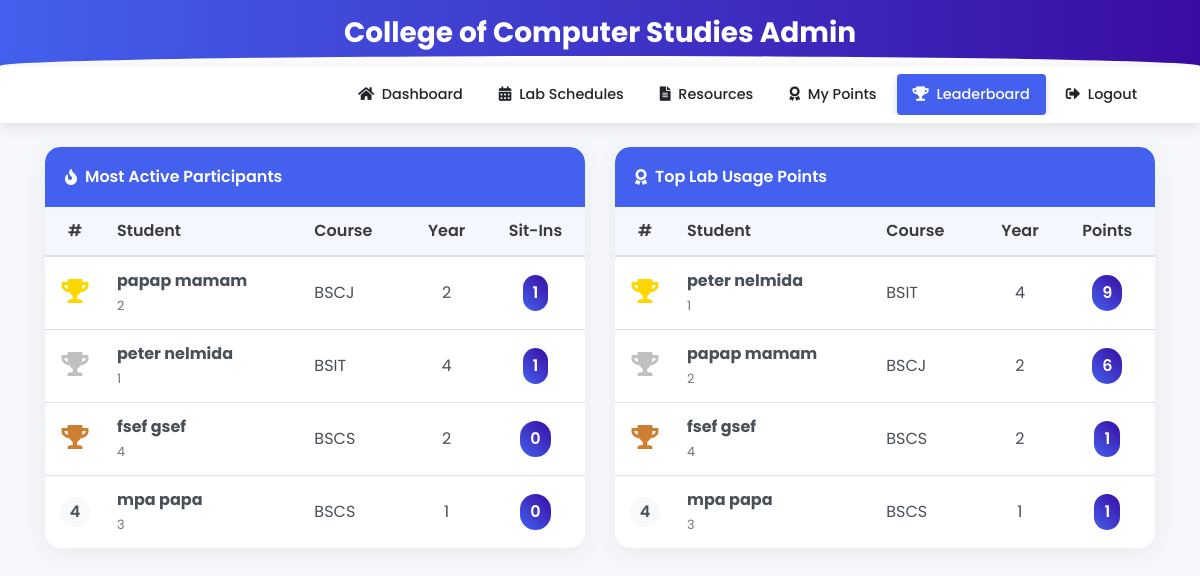
The page /leaderboard (signed in) on the database its author committed.
### tables this page shows
CREATE TABLE users
(id INTEGER PRIMARY KEY AUTOINCREMENT,
idno varchar(50),
lastname varchar(80),
firstname varchar(80),
middlename varchar(80),
course varchar(50),
year_level varchar(50),
email varchar(60),
username varchar(80),
password varchar(90), remaining_sessions INTEGER DEFAULT 30, is_admin INTEGER DEFAULT 0, profile_image TEXT, role TEXT DEFAULT 'user', points INTEGER DEFAULT 0);

### app.py (the view, shortened to what this page needs)
@app.route('/leaderboard')
def leaderboard():
    if 'admin' not in session and 'user_id' not in session:
        return redirect(url_for('login'))
    try:
        conn = get_db_connection()
        cursor = conn.cursor()
        cursor.execute('SELECT COUNT(*) as count FROM sitins WHERE logout_time IS NULL')
        active_count = cursor.fetchone()['count']
        cursor.execute('''
            SELECT
                u.idno,
                u.firstname,
                u.lastname,
                u.course,
                u.year_level,
                COUNT(s.id) as total_sitins
            FROM
                users u
            LEFT JOIN
                sitins s ON u.idno = s.student_id AND s.status = 'Completed'
            WHERE
                u.is_admin = 0
            GROUP BY
                u.idno
            ORDER BY
                total_sitins DESC
            LIMIT 20
        ''')
        top_sitins = cursor.fetchall()
        cursor.execute("SELECT name FROM sqlite_master WHERE type='table' AND name='points_history'")
        points_history_exists = cursor.fetchone() is not None
        if points_history_exists:
            cursor.execute('''
                SELECT
                    u.idno,
                    u.firstname,
                    u.lastname,
                    u.course,
                    u.year_level,
                    u.remaining_sessions,
                    COALESCE(SUM(ph.points), 0) as lab_points
                FROM
                    users u
                LEFT JOIN
                    points_history ph ON u.idno = ph.student_id
                WHERE
                    u.is_admin = 0
                GROUP BY
                    u.idno
                ORDER BY
                    lab_points DESC
                LIMIT 20
            ''')
        top_points = cursor.fetchall()
        conn.close()
        return render_template(
            'leaderboard.html',
            top_sitins=top_sitins,
            top_points=top_points,
            active_count=active_count
        )
    except Exception as e:
        print(f"Error loading leaderboard: {str(e)}")
        flash(f"Error loading leaderboard: {str(e)}", 'danger')
        if 'admin' in session:
            return redirect(url_for('admin_dashboard'))
        else:
            return redirect(url_for('user_dashboard'))

### app.py (called while the page is built, shortened)
def get_db_connection():
    conn = sqlite3.connect('students.db', timeout=30)
    conn.execute("PRAGMA journal_mode=WAL")  # Use Write-Ahead Logging
    conn.row_factory = sqlite3.Row
    try:
        cursor = conn.cursor()
        cursor.execute("PRAGMA table_info(users)")
        columns = [column[1] for column in cursor.fetchall()]
        cursor.execute("PRAGMA table_info(sitins)")
        sitins_columns = [column[1] for column in cursor.fetchall()]
    except Exception as e:
        print(f"Error in get_db_connection: {str(e)}")
    return conn

### templates/leaderboard.html (shortened to what this page needs)
<!DOCTYPE html>
<html lang="en">
<head>
    <link rel="stylesheet" href="https://stackpath.bootstrapcdn.com/bootstrap/4.5.2/css/bootstrap.min.css">
    <link rel="stylesheet" href="https://cdnjs.cloudflare.com/ajax/libs/font-awesome/5.15.3/css/all.min.css">
    <link rel="stylesheet" href="{{ url_for('static', filename='css/navbar.css') }}">
</head>
<body>
    <div class="header-banner">
        <div class="container text-center">
            <h3 class="font-weight-bold mb-0">College of Computer Studies Admin</h3>
        </div>
    </div>
    {% if 'admin' in session %}
    {% include 'admin_navbar.html' %}
    <div class="container mt-3">
        {% with messages = get_flashed_messages(with_categories=true) %}
            {% if messages %}
                {% for category, message in messages %}
                    <div class="alert alert-{{ category }} alert-dismissible fade show" role="alert">
                        {{ message }}
                        <button type="button" class="close" data-dismiss="alert" aria-label="Close">
                            <span aria-hidden="true">&times;</span>
                        </button>
                    </div>
                {% endfor %}
            {% endif %}
        {% endwith %}
    </div>
    {% else %}
    <nav class="navbar navbar-expand-lg navbar-light sticky-top">
        <div class="container">
            <div class="collapse navbar-collapse" id="navbarNav">
                <ul class="navbar-nav ml-auto">
                    <li class="nav-item">
                        <a class="nav-link" href="{{ url_for('user_dashboard') }}">
                            <i class="fas fa-home mr-1"></i> Dashboard
                        </a>
                    </li>
                    <li class="nav-item">
                        <a class="nav-link" href="{{ url_for('view_lab_schedules') }}">
                            <i class="fas fa-calendar-alt mr-1"></i> Lab Schedules
                        </a>
                    </li>
                    <li class="nav-item">
                        <a class="nav-link" href="{{ url_for('view_resources') }}">
                            <i class="fas fa-file-alt mr-1"></i> Resources
                        </a>
                    </li>
                    <li class="nav-item">
                        <a class="nav-link" href="{{ url_for('view_points') }}">
                            <i class="fas fa-award mr-1"></i> My Points
                        </a>
                    </li>
                    <li class="nav-item active">
                        <a class="nav-link" href="{{ url_for('leaderboard') }}">
                            <i class="fas fa-trophy mr-1"></i> Leaderboard
                        </a>
                    </li>
                    <li class="nav-item">
                        <a class="nav-link" href="{{ url_for('logout') }}">
                            <i class="fas fa-sign-out-alt mr-1"></i> Logout
                        </a>
                    </li>
                </ul>
            </div>
        </div>
    </nav>
    {% endif %}
    <div class="container py-4">
        <div class="row">
            <div class="col-lg-6">
                <div class="card">
                    <div class="card-header d-flex align-items-center">
                        <i class="fas fa-fire mr-2"></i> Most Active Participants
                    </div>
                    <div class="card-body p-0">
                        <div class="table-responsive">
                            <table class="table table-hover">
                                <thead>
                                    <tr>
                                        <th class="text-center" width="60">#</th>
                                        <th>Student</th>
                                        <th>Course</th>
                                        <th class="text-center">Year</th>
                                        <th class="text-center">Sit-Ins</th>
                                    </tr>
                                </thead>
                                <tbody>
                                    {% for student in top_sitins %}
                                    <tr>
                                        <td class="text-center">
                                            {% if loop.index == 1 %}
                                            <i class="fas fa-trophy trophy-icon medal-gold"></i>
                                            {% elif loop.index == 2 %}
                                            <i class="fas fa-trophy trophy-icon medal-silver"></i>
                                            {% elif loop.index == 3 %}
                                            <i class="fas fa-trophy trophy-icon medal-bronze"></i>
                                            {% else %}
                                            <span class="rank-number">{{ loop.index }}</span>
                                            {% endif %}
                                        </td>
                                        <td>
                                            <strong>{{ student.firstname }} {{ student.lastname }}</strong>
                                            <br>
                                            <small class="text-muted">{{ student.idno }}</small>
                                        </td>
                                        <td>{{ student.course }}</td>
                                        <td class="text-center">{{ student.year_level }}</td>
                                        <td class="text-center">
                                            <span class="points-badge">{{ student.total_sitins }}</span>
                                        </td>
                                    </tr>
                                    {% else %}
                                    <tr>
                                        <td colspan="5" class="text-center py-4">
                                            <i class="fas fa-info-circle mr-1"></i> No data available
                                        </td>
                                    </tr>
                                    {% endfor %}
                                </tbody>
                            </table>
                        </div>
                    </div>
                </div>
            </div>
            <div class="col-lg-6">
                <div class="card">
                    <div class="card-header d-flex align-items-center">
                        <i class="fas fa-award mr-2"></i> Top Lab Usage Points
                    </div>
                    <div class="card-body p-0">
                        <div class="table-responsive">
                            <table class="table table-hover">
                                <thead>
                                    <tr>
                                        <th class="text-center" width="60">#</th>
                                        <th>Student</th>
                                        <th>Course</th>
                                        <th class="text-center">Year</th>
                                        <th class="text-center">Points</th>
                                    </tr>
                                </thead>
                                <tbody>
                                    {% for student in top_points %}
                                    <tr>
                                        <td class="text-center">
                                            {% if loop.index == 1 %}
                                            <i class="fas fa-trophy trophy-icon medal-gold"></i>
                                            {% elif loop.index == 2 %}
                                            <i class="fas fa-trophy trophy-icon medal-silver"></i>
                                            {% elif loop.index == 3 %}
                                            <i class="fas fa-trophy trophy-icon medal-bronze"></i>
                                            {% else %}
                                            <span class="rank-number">{{ loop.index }}</span>
                                            {% endif %}
                                        </td>
                                        <td>
                                            <strong>{{ student.firstname }} {{ student.lastname }}</strong>
                                            <br>
                                            <small class="text-muted">{{ student.idno }}</small>
                                        </td>
                                        <td>{{ student.course }}</td>
                                        <td class="text-center">{{ student.year_level }}</td>
                                        <td class="text-center">
                                            <span class="points-badge">{{ student.lab_points }}</span>
                                        </td>
                                    </tr>
                                    {% else %}
                                    <tr>
                                        <td colspan="5" class="text-center py-4">
                                            <i class="fas fa-info-circle mr-1"></i> No data available
                                        </td>
                                    </tr>
                                    {% endfor %}
                                </tbody>
                            </table>
                        </div>
                    </div>
                </div>
            </div>
        </div>
    </div>
</body>
</html>

### static/css/navbar.css (style rules this page uses)
.navbar { background-color: #fff !important; box-shadow: 0 2px 15px rgba(0,0,0,0.1); }
.navbar .nav-link { color: #212529 !important; font-weight: 500; padding: 10px 16px !important; border-radius: 4px; transition: all 0.3s ease; font-size: 0.9rem; margin: 0 2px; }
.navbar .nav-item.active .nav-link { background-color: #4361ee; color: white !important; box-shadow: 0 4px 8px rgba(67, 97, 238, 0.2); }
.navbar .navbar-nav { display: flex; flex-wrap: wrap; justify-content: center; }
.navbar-collapse { max-height: 80vh; overflow-y: auto; scrollbar-width: thin; }

### templates/leaderboard.html (style rules this page uses)
:root { --primary-color: #4361ee; --secondary-color: #3a0ca3; --accent-color: #4cc9f0; --light-color: #f8f9fa; --dark-color: #212529; --success-color: #2bc4a9; --warning-color: #f9c74f; --danger-color: #ef476f; }
body { font-family: 'Poppins', sans-serif; background-color: #f5f7fa; color: #495057; min-height: 100vh; }
.header-banner { background: linear-gradient(to right, var(--primary-color), var(--secondary-color)); color: white; padding: 16px 0; position: relative; overflow: hidden; }
.header-banner::after { content: ''; position: absolute; bottom: -10px; left: 0; right: 0; height: 20px; background: #fff; border-radius: 50% 50% 0 0; }
.navbar { background-color: #fff !important; box-shadow: 0 2px 15px rgba(0,0,0,0.1); }
.navbar .nav-link { color: var(--dark-color) !important; font-weight: 500; padding: 10px 16px !important; border-radius: 4px; transition: all 0.3s ease; }
.navbar .nav-item.active .nav-link { background-color: var(--primary-color); color: white !important; }
.card { border: none; border-radius: 15px; box-shadow: 0 5px 25px rgba(0,0,0,0.05); transition: all 0.3s ease; margin-bottom: 25px; overflow: hidden; }
.card-header { background: var(--primary-color); color: white; font-weight: 600; padding: 18px 20px; border-bottom: none; border-radius: 15px 15px 0 0 !important; }
.table { color: #495057; margin-bottom: 0; }
.table th { border-top: none; font-weight: 600; color: #3a3a3a; background-color: rgba(67, 97, 238, 0.05); }
.table td { vertical-align: middle; }
.trophy-icon { font-size: 24px; }
.medal-gold { color: #FFD700; }
.medal-silver { color: #C0C0C0; }
.medal-bronze { color: #CD7F32; }
.points-badge { background: linear-gradient(45deg, var(--primary-color), var(--secondary-color)); color: white; font-weight: 600; padding: 6px 10px; border-radius: 20px; display: inline-block; }
.rank-number { display: inline-flex; align-items: center; justify-content: center; width: 30px; height: 30px; background-color: var(--light-color); border-radius: 50%; font-weight: 600; }

### rows shown on the page
users: firstname "papap", lastname "mamam", idno "2", course "BSCJ", year_level "2", total_sitins "1", lab_points "6"
users: firstname "peter", lastname "nelmida", idno "1", course "BSIT", year_level "4", total_sitins "1", lab_points "9"
users: firstname "fsef", lastname "gsef", idno "4", course "BSCS", year_level "2", total_sitins "0", lab_points "1"
users: firstname "mpa", lastname "papa", idno "3", course "BSCS", year_level "1", total_sitins "0", lab_points "1"
